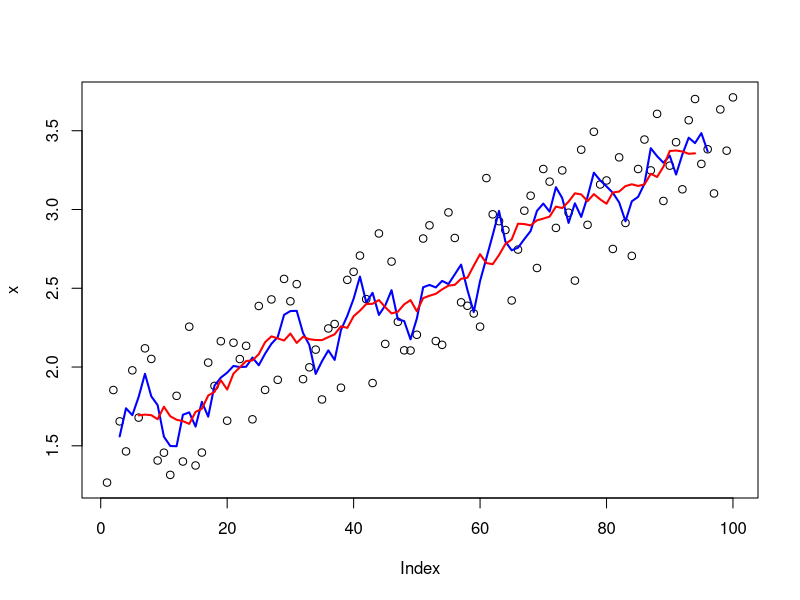
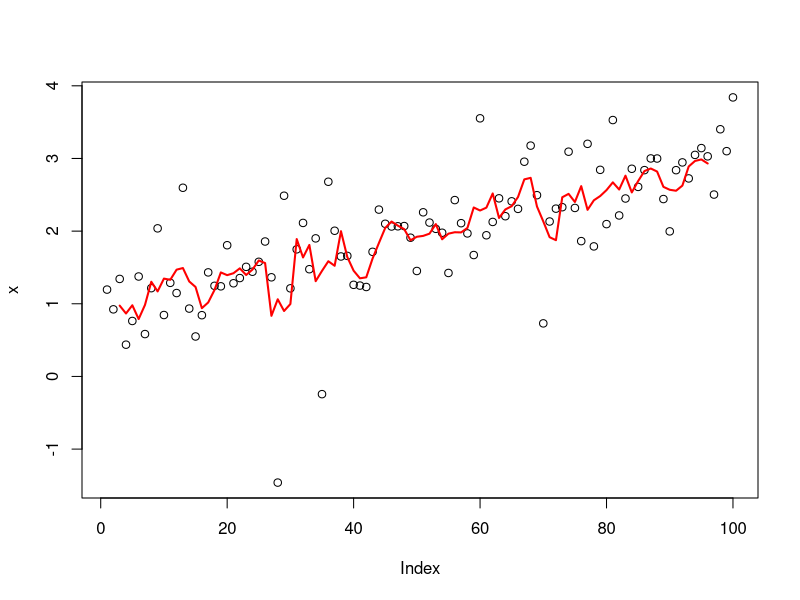
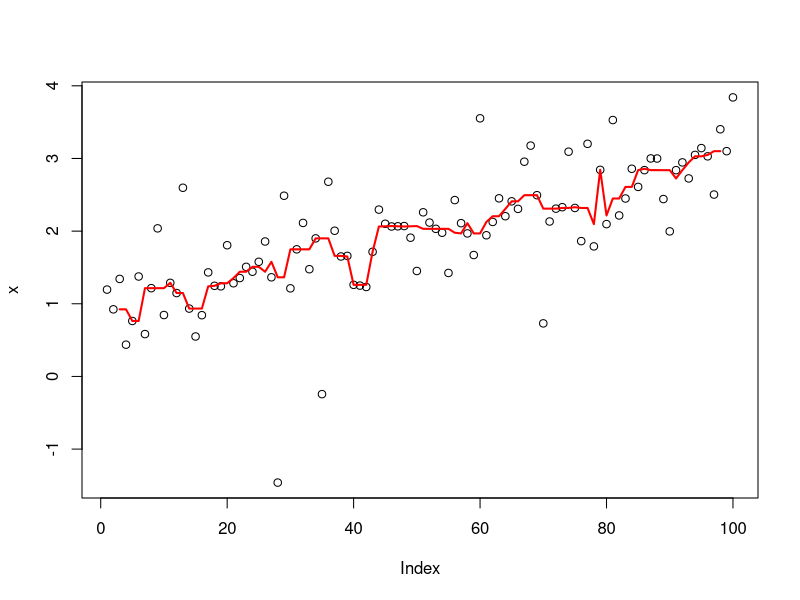

Write R code to recreate these figures, in order. (Note: this script raises an error after producing the figures.)
# Functionals -------------------------------------------------------------
# Functionals take a function as an input and return a vector as an output. For 
# e.g.
randomise <- function(f) {
 f(runif(1e3))
}
randomise(mean)
randomise(mean)
randomise(sum)

# Three frequently used functionals are lapply, apply, and tapply. Functionals are
# a common alternative to for loops. Although for loops can be slow, it is mainly
# the fact that they can be inclear ito what they are iterating over, i.e. they 
# are not very expressive. Functionals are also useful for encapsulating common
# data manipulation tasks like split-apply-combine, for thinking 'functionally'
# and for working with mathematical functions.

# Functionals also reduce code bugs. Note that it is always important to first
# build the tools and functions for the problem. Once you have solved the problem,
# then one can focus on speed.

## My first functional: lapply() -------------------------------------------
# The simplest functional is lapply(). lapply() takes a function, applies it to
# each element in a list, and returns the results in the form of a list. Although
# lapply() is written in C for performance, we can create a simple R 
# implementation that does the same thing:
lapply2 <- function(x, f, ...) {
 out <- vector("list", length(x))
 for (i in seq_along(x)) {
  out[[i]] <- f(x[[i]], ...)
 }

  out

}
# From the above code, one can see that lapply() is a wrapper function for a 
# common loop pattern: create a container output, apply f() to each component of
# a list, and fill the container with the results. All other for loop functionals
# are variations of this theme: they simply use different types of input or 
# output.

### Looping patterns --------------------------------------------------------
# It's useful to remember that there are three basic ways to loop over a vector:
 # 1. loop over the elements: for (x in s)
 # 2. loop over the numeric indices: for (i in seq_along(xs))
 # 3. loop over the names: for (nm in names(xs))

# The first form is usually not a good choice for a for loop because it leads to
# inefficient ways of saving output. It's slow because each time you extend the
# vector, R has to copy in all of the existing elements. This is the easiest with
# the second form:
xs <- runif(1e3)
res <- numeric(length(xs))
for (i in seq_along(xs)) {
 res[i] <- sqrt(xs[i])
}

# Just as there three basic ways to use a for loop, there are three basic ways
# to use lapply():
lapply(xs, function(x) {})
lapply(seq_along(xs), function(i) {})
lapply(names(xs), function(nm) {})

### Exercises ---------------------------------------------------------------
# Use both for loops and lapply() to fit linear models to the mtcars using the
# formulas stored in this list:
formulas <- list(
 mpg ~ disp,
 mpg ~ I(1 / disp),
 mpg ~ disp + wt,
 mpg ~ I(1 / disp) + wt
)

# Create input list:
data_out <- as.list(numeric(length(formulas)))
# Loop over list:
for (i in seq_along(formulas)) {
 data_out[[i]] <- lm(formulas[[i]], data = mtcars)

 print(data_out) 
}
# lapply:
lapply(formulas, lm, data = mtcars)

## For loop functionals: friends of lapply() -------------------------------
# The key to using functionals in place of for loops is recognising that common
# looping patterns are already implemented in existing base functionals. Once
# you've mastered base functionals, the next step is to write your own: if you're
# duplicating the same looping patterns in many places, you should extract it
# out into its own.

### Vector output: sapply() and vapply() ------------------------------------
# sapply and vapply simplify their output to be an atomic vector. vapply() is 
# better suited for use within other functions, than sapply(). For example, 
# when given an empty list, sapply() returns another empty list instead of the
# more correct zero-length vector.
sapply(mtcars, is.numeric)
vapply(mtcars, is.numeric, logical(1))
sapply(list(), is.numeric)
vapply(list(), is.numeric, logical(1))
# ... so, if the function returns results of different types or lengths, sapply()
# will silently return a list, while vapply() will throw an error. Hence, sapply
# is dangerous when writing functions.

### Multiple inputs: map (and mapply) ---------------------------------------
# Briefly, Map is useful when you want to use a function with two inputs. For
# example, weighted mean(). Map() is equivalent to mapply() but with simplify = 
# FALSE; mapply can add more complication for little gain.

### Rolling computations ----------------------------------------------------
# You can create your own functionals too. For example, if you were interested 
# in smoothing your data using a rolling (or running) mean function:
roll_mean <- function(x, n) {
 out <- rep(NA, length(x))
 
 offset <- trunc(n/ 2)
 
 for (i in (offset + 1):(length(x) - n + offset - 1)) {
  out[i] <- mean(x[(i - offset):(i + offset - 1)])
 }
 
 out
}
# Create simulated data:
x <- seq(1, 3, length = 1e2) + runif(1e2)
plot(x)
lines(roll_mean(x, 5), col = "blue", lwd = 2)
lines(roll_mean(x, 10), col = "red", lwd = 2)

# In this case, if the noise was more variable (i.e. it has a longer tail), you
# might worry that the rolling mean was too sensitive to outliers. Instead, you
# might want to compute a rolling median:
x <- seq(1, 3, length = 1e2) + rt(1e2, df = 2) / 3
plot(x)
lines(roll_mean(x, 5), col = "red", lwd = 2)

# To change roll_mean to roll_median, all you need to do is replace mean with 
# median inside loop. Instead of copy/paste, we could extract the idea of 
# computing a rolling summary into its own function:
roll_apply <- function(x, n, f, ...) {
 # Create out vector
 out <- rep(NA, length(x))
 # Offset
 offset <- trunc(n / 2)
 # Loop over data:
 for (i in (offset + 1):(length(x) - n + offset + 1)) {
  out[i] <- f(x[(i - offset):(i + offset)], ...)
 }
 # Print:
 out
}
plot(x)
lines(roll_apply(x, 5, median), col = "red", lwd = 2)

### Parallelisation ---------------------------------------------------------
# Since we can compute each element in any order, it is easy to dispatch the 
# tasks to different cores, and compute them in parallel. This is what
# parallel::mcapply and parallel:map do.
library(parallel)
unlist(mclapply(1:10, sqrt, mc.cores = 4))

# Important note: in this case, mclapply is actually *slower* than lapply. This
# is because the cost of individual computations is low, and additional work is
# needed to send the computation to different cores and collect results.

# If we use a different example, however, by taking bootstrap replicates of a
# linear model, the advantages are clear:
boot_df <- function(x) {
 x[sample(nrow(x), replace = TRUE), ]

 }

r_sqrd <- function(mod) {
 summary(mod)$r.square
 
}

boot_lm <- function(i) {
 r_sqrd(lm(mpg ~ wt + disp, data = boot_df(mtcars)))

 }

# Without parallelisation:
system.time(lapply(1:500, boot_lm))
# With parallelosation:
system.time(mclapply(1:500, boot_lm, mc.cores = 2))

# Note: increasing the number of cores will not always lead to linear gains,
# switching from lapply or Map to its parallel forms can dramatically improve
# computational performance!

## Exercises 11.2.5 ----------------------------------------------------------
# 1.
## a)
df_1 <- data.frame(
 x = sample(x = 1:10, size = 100, replace = TRUE),
 y = rt(n = 100, df = 2),
 z = rbeta(n = 100, shape1 = 0.5, shape2 = 0.5)
 )
vapply(df_1, sd, FUN.VALUE = numeric(1))

## b)
if (vapply(mtcars, is.numeric, FUN.VALUE = logical(1))) {
 vapply(mtcars, sd, FUN.VALUE = numeric(1))
 }
# Exercises are interesting but relatively easy - moving on...

## Manipulating matrices and data frames -----------------------------------
# This section will cover three categories of data structure functionals:

# apply(), sweep(), outer(), and how they work with matrices
# tapply() summarises a vector by groups defined by another vector
# the plyr::package, which generalises tapply() to make it easy to work with 
# data frames, lists, or arrays as inputs, and data frames, lists, or arrays as
# outputs.

### Matrix and array operations ---------------------------------------------
# First off, apply() is a variant of sapply() that works with matrices and 
# arrays. It can be thought of as an operation that summarises a matrix or array
# by collapsing each row or column to a single number. It has four arguments:

# x, the matrix or array to summarise
# MARGIN, an integer vector giving the dimensions to summarise over: 1 = rows, 2
#  = columns, etc.
# FUN, a summary function
# ..., other arguments passed to FUN

# A typical example of apply() looks like this:
a <- matrix(1:20, nrow = 5)
apply(X = a, MARGIN = 1, FUN = mean)
apply(X = a, MARGIN = 2, FUN = mean)

# There are a few caveats to apply(). It doesn't simplify argument, so you can 
# never be completely sure what type of output you'll get. This means that 
# apply() is *not* safe to use inside a function unless you carefully check the
# inputs. apply() is also not idempotent in the sense that if the summary 
# function is the identity operator, the output is not always the same as the 
# input:
a_1 <- apply(a, 1, identity)
identical(a, a_1)
# But if you transpose rows to columns:
identical(a, t(a_1))
# But again...
a_2 <- apply(a, 2, identity)
identical(a, a_2)

# Tip: you can put n-dimensional arrays back in the right order using aperm(), 
# or use plyr::aaply(), which is idempotent.

# Another functional is sweep(), which allows you to "sweep" out the values of
# a summary statistic. It is often used with apply() to standardise arrays. The
# following example scales the rows of a matrix so that values lie between 0
# and 1:
x <- matrix(rnorm(
 n = 20, mean = 0, sd = 1), nrow = 4)
x_1 <- sweep(x = x, MARGIN = 1, apply(X = x, MARGIN = 1, min), FUN = `-`)
x_2 <- sweep(x = x_1, MARGIN = 1, apply(X = x_1, MARGIN = 1, max), FUN = `/`)

# The final matrix functional is outer(). It is a little different in that it 
# takes multiple vector inputs and creates and creates a matrix or array output
# where the input function is run over every combination of the inputs, for 
# example...
# Create a times table:
outer(X = 1:3, Y = 1:10, "*")

## Group apply -------------------------------------------------------------
# You can think about tapply() as a generalisation to apply() that allows for
# "ragged" arrays, arrays where each row can have a different number of columns.
# This is often needed when you're trying to summarise a data set. E.g., imagine
# you collected pulse rate data from a trial, and you want to comapre the two
# groups:
pulse <- round(
 rnorm(n = 22, mean = 70, sd = 10/3)) + rep(c(0, 5), c(10, 12))
group <- rep(c("A", "B"), c(10, 12))
# Use tapply():
tapply(pulse, group, length)
tapply(pulse, group, mean)

# tapply() by creating a "ragged" data structure from a set of inputs, and then
# applying the function to the x_i of j.

# Note: you can use split(group, pulse) to create a list too!

## Manipulating lists ------------------------------------------------------
# Another way of thinking about functionals is as a set of general tools for 
# altering, subsetting, and collapsing lists. Every functional programming 
# language has three tools for this: Map(), Reduce(), and Filter(). We've seen
# Map(). Reduce() extends two-argument functions, and Filter(), a member of an
# important class of functionals that work with predicates (functions that retun
# binary logic).

### Reduce() ----------------------------------------------------------------
# Reduce() reduces a single vector x to a single value i by recursively calling
# a function f, two arguments at a time. It combines the first two elements with
# f, then combines the result of that call with the third element, and so on.
# Calling Reduce(f, 1:3) is equivalent to f(f(1, 2), 3). Reduce is also known as
# fold because it folds together adjacent elements in the list.

# The following two examples show what Reduce() does with an infix and prefix
# function:
Reduce(f =`+`, x = 1:3) # -> ((1+2) + 3)
Reduce(f = sum, x = 1:3) # -> sum(sum(1, 2), 3)

### Predicate functionals ---------------------------------------------------
# A predicate functional returns a single binary logic, for example is.character, 
# all, or is.NULL. There are three useful predicate functionals in base R:
# Filter(), Find(), and Position()

# Note: is.na returns a logical vector the same length as the input, rather than
# a single binary logic statement. Hence, it is not a 'true' predicate 
# functional.

# Exercise: use Filter() and vapply() to create a function that applies a 
# summary statistic to every numeric column in a data frame
df <- data.frame(x = rnorm(n = 10, mean = 0, sd = 10/3), 
                 y = letters[1:10])
# Done:
vapply(Filter(is.numeric, df),  mean, FUN.VALUE = 1)

### Mathematical functionals ------------------------------------------------
# Functionals are very common in mathematics. The limit, maximum, the roots, and
# the definite integral are all functionals: given a function, return a single 
# number (or vector of numbers). At first, these functionals don't seem to fit 
# in with the theme of elimnating loops, but if you dig deeper you'll find out
# that they are implemented using an algorithm that involves interation. 
# Examples are:
# intergrate() finds the AUC defined by some function f()
# uniroot() finds the root of some function f()
# optimise() finds the location of highest (or lowest) value of some function
# of f()

# Below explores how these functions operate using a simple function, sin():
integrate(f = sin, lower = 0, upper = pi)
str(uniroot(f = sin, interval = pi * c(1 / 2, 3 / 2)))
str(optimise(f = sin, interval = c(0, 2 * pi)))
str(optimise(f = sin, interval = c(0, 2 * pi), maximum = TRUE))

# In statistics, optimisation is often used for maximum likelihood estimation 
# (MLE). In MLE, we have two sets of parameters: the data, which is fixed for a
# given problem, and the parameters, which vary as we try to find the most 
# likely parameter value for the data. These two sets of parameters make the 
# problem well-suited for closures. Combining closures with optimisation give 
# rise to the following approach to solving MLE problems.

# The following shows how we might find the MLE estimate for /delta, if our data
# come from a dpois. First we create a function factory that, given a dataset,
# returns a function that computes the negative likelihood (NLL) for parameter
# \lambda. In R, it's common to work with the negative since optimise defaults
# to finding the min.
poisson_NLL <- function(x) {
 n <- length(x)
 sum_x <- sum(x)
 function(lambda) {
  n * lambda - sum_x * log(lambda) # + terms not involving lambda
 }
}
# Now optimise allows us to compute the most likely values:
x_1 <- c(41, 30, 31, 38, 29, 24, 30, 29, 31, 38)
x_2 <- c(6, 4, 7, 3, 3, 7, 5, 2, 2, 7, 5, 4, 12, 6, 9)
NLL_1 <- poisson_NLL(x_1)
NLL_2 <- poisson_NLL(x_2)
optimise(NLL_1, interval = c(0, 100))$minimum # so, for parameter interval 0-100
optimise(NLL_2, interval = c(0, 100))$minimum # so, for parameter interval 0-100

## Exercises 11.5.1 --------------------------------------------------------
# Implement arg_max. It should take a function and a vector of inputs, and 
# return the elements of the input where the function returns the highest value.
# For example, arg_max(-10:5, function(x) x ^ 2) should return -10

# arg_max function:
arg_max <- function(f, x) {
 round(x = optimise(f, interval = x, maximum = TRUE)$maximum, digits = 0)
}
# Create some function
some_func <- function(x) {
 x ^ 2
}

# Test:
arg_max(f = some_func, x = c(-10:5))

# arg_min function:
arg_min <- function(f, x) {
 round(x = optimise(f, interval = x)$minimum, digits = 0)
}
arg_min(f = some_func, x = c(1:5))

## Loops that should be left as is -----------------------------------------






